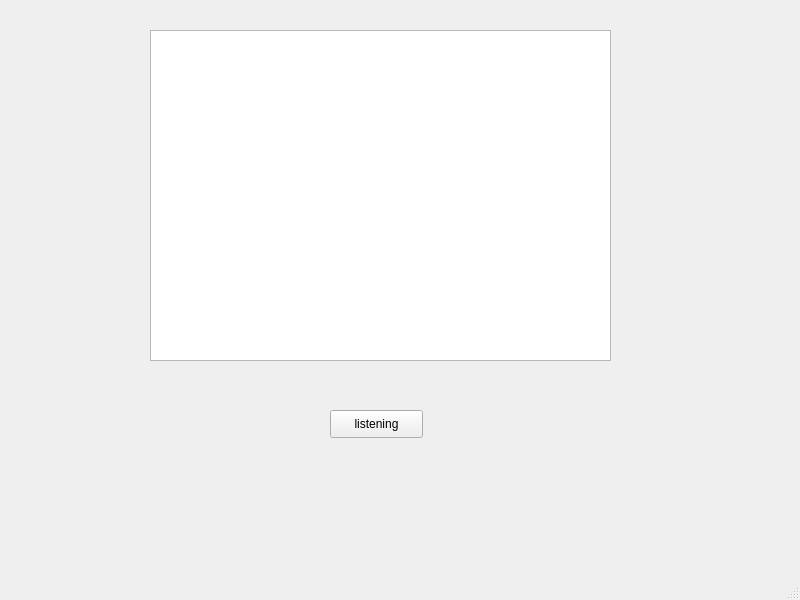
<?xml version="1.0" encoding="UTF-8"?>
<ui version="4.0">
 <class>listen</class>
 <widget class="QMainWindow" name="listen">
  <property name="geometry">
   <rect>
    <x>0</x>
    <y>0</y>
    <width>800</width>
    <height>600</height>
   </rect>
  </property>
  <property name="windowTitle">
   <string>MainWindow</string>
  </property>
  <widget class="QWidget" name="centralwidget">
   <widget class="QPushButton" name="startBtn">
    <property name="geometry">
     <rect>
      <x>330</x>
      <y>410</y>
      <width>93</width>
      <height>28</height>
     </rect>
    </property>
    <property name="text">
     <string>listening</string>
    </property>
   </widget>
   <widget class="QListWidget" name="listWidget">
    <property name="geometry">
     <rect>
      <x>150</x>
      <y>30</y>
      <width>461</width>
      <height>331</height>
     </rect>
    </property>
   </widget>
  </widget>
  <widget class="QMenuBar" name="menubar">
   <property name="geometry">
    <rect>
     <x>0</x>
     <y>0</y>
     <width>800</width>
     <height>26</height>
    </rect>
   </property>
  </widget>
  <widget class="QStatusBar" name="statusbar"/>
 </widget>
 <resources/>
 <connections/>
</ui>
